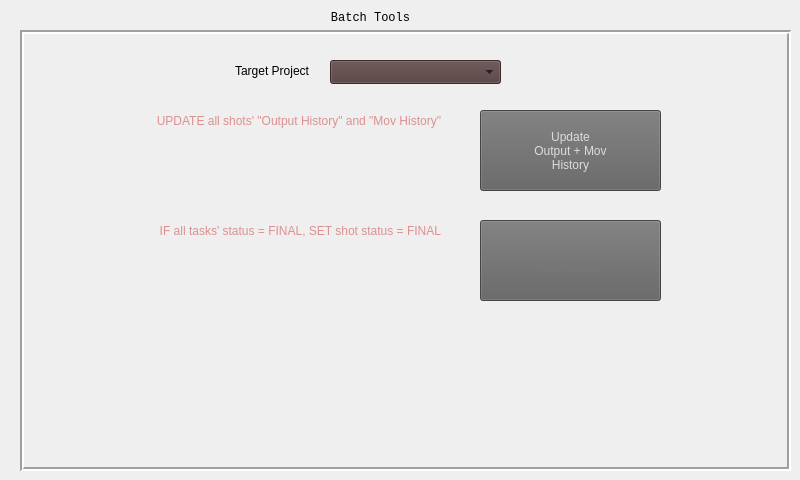
     <widget class="QWidget" name="tab_4">
      <attribute name="title">
       <string>Batch Tools</string>
      </attribute>
      <widget class="QFrame" name="frame_3">
       <property name="geometry">
        <rect>
         <x>20</x>
         <y>30</y>
         <width>771</width>
         <height>441</height>
        </rect>
       </property>
       <property name="frameShape">
        <enum>QFrame::Box</enum>
       </property>
       <property name="frameShadow">
        <enum>QFrame::Sunken</enum>
       </property>
       <property name="lineWidth">
        <number>2</number>
       </property>
       <widget class="QComboBox" name="sgProject_CB">
        <property name="geometry">
         <rect>
          <x>310</x>
          <y>30</y>
          <width>171</width>
          <height>24</height>
         </rect>
        </property>
        <property name="focusPolicy">
         <enum>Qt::NoFocus</enum>
        </property>
        <property name="styleSheet">
         <string notr="true">background-color: rgb(80, 60, 60);</string>
        </property>
       </widget>
       <widget class="QLabel" name="label_3">
        <property name="geometry">
         <rect>
          <x>168</x>
          <y>30</y>
          <width>121</width>
          <height>21</height>
         </rect>
        </property>
        <property name="text">
         <string>Target Project</string>
        </property>
        <property name="alignment">
         <set>Qt::AlignRight|Qt::AlignTrailing|Qt::AlignVCenter</set>
        </property>
       </widget>
       <widget class="QPushButton" name="updateOutputHistory_BN">
        <property name="geometry">
         <rect>
          <x>460</x>
          <y>80</y>
          <width>181</width>
          <height>81</height>
         </rect>
        </property>
        <property name="focusPolicy">
         <enum>Qt::NoFocus</enum>
        </property>
        <property name="styleSheet">
         <string notr="true">color: rgb(220, 220, 220);
background-color: rgb(97,97,97);</string>
        </property>
        <property name="text">
         <string notr="true">Update
Output + Mov
History</string>
        </property>
        <property name="autoDefault">
         <bool>false</bool>
        </property>
        <property name="flat">
         <bool>false</bool>
        </property>
       </widget>
       <widget class="QLabel" name="label_5">
        <property name="geometry">
         <rect>
          <x>90</x>
          <y>80</y>
          <width>331</width>
          <height>21</height>
         </rect>
        </property>
        <property name="font">
         <font>
          <pointsize>9</pointsize>
          <weight>50</weight>
          <bold>false</bold>
         </font>
        </property>
        <property name="styleSheet">
         <string notr="true">color: rgb(220, 144, 144);</string>
        </property>
        <property name="text">
         <string>UPDATE all shots' &quot;Output History&quot; and &quot;Mov History&quot;</string>
        </property>
        <property name="alignment">
         <set>Qt::AlignRight|Qt::AlignTrailing|Qt::AlignVCenter</set>
        </property>
       </widget>
       <widget class="QLabel" name="label">
        <property name="geometry">
         <rect>
          <x>100</x>
          <y>190</y>
          <width>321</width>
          <height>21</height>
         </rect>
        </property>
        <property name="font">
         <font>
          <pointsize>9</pointsize>
         </font>
        </property>
        <property name="styleSheet">
         <string notr="true">color: rgb(220, 144, 144);</string>
        </property>
        <property name="text">
         <string>IF all tasks' status = FINAL, SET shot status = FINAL</string>
        </property>
        <property name="alignment">
         <set>Qt::AlignRight|Qt::AlignTrailing|Qt::AlignVCenter</set>
        </property>
       </widget>
       <widget class="QPushButton" name="updateShot_Btn">
        <property name="geometry">
         <rect>
          <x>460</x>
          <y>190</y>
          <width>181</width>
          <height>81</height>
         </rect>
        </property>
        <property name="focusPolicy">
         <enum>Qt::NoFocus</enum>
        </property>
        <property name="styleSheet">
         <string notr="true">color: rgb(120, 120, 120);
background-color: rgb(97,97,97);</string>
        </property>
        <property name="text">
         <string notr="true">Update
Shot Status</string>
        </property>
        <property name="autoDefault">
         <bool>false</bool>
        </property>
        <property name="flat">
         <bool>false</bool>
        </property>
       </widget>
      </widget>
      <widget class="QLabel" name="label_13">
       <property name="geometry">
        <rect>
         <x>30</x>
         <y>10</y>
         <width>681</width>
         <height>16</height>
        </rect>
       </property>
       <property name="font">
        <font>
         <family>Consolas</family>
         <pointsize>9</pointsize>
        </font>
       </property>
       <property name="text">
        <string>Batch Tools</string>
       </property>
       <property name="alignment">
        <set>Qt::AlignCenter</set>
       </property>
      </widget>
     </widget>
